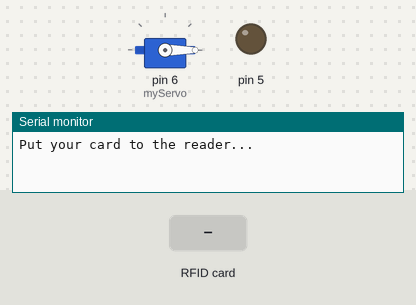
Bench run of a sketch on a simulated Arduino Uno, built with avr-gcc and run on an emulated ATmega328P. On the bench: servo, output pins drawn as LEDs (lit = HIGH), the last lines printed to the serial monitor. The test bench sets the inputs (shaded band). Pins used as bus, display or sensor lines are not drawn.

Above: at 8.2 s.
8.3 s: RFID card 5E 7A 19 C4 held to the reader
At 9.1 s:
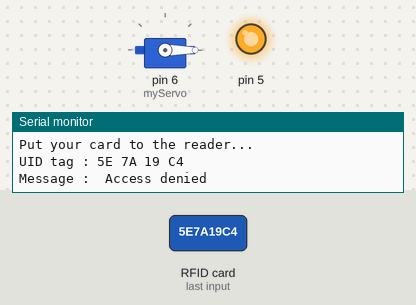
10.8 s: RFID card 76 07 BA F8 held to the reader
At 11.7 s:
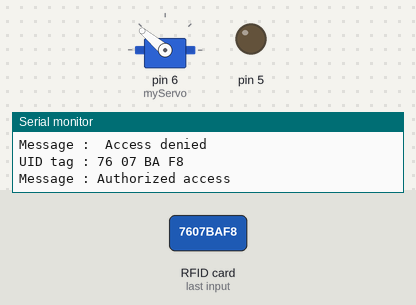
Timing chart, 0 to 18.8 s (numbered marks = the images above; inputs shaded):
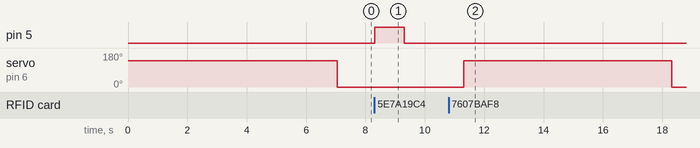

Measured:
- after the input at 8.3 s, pin 5: LOW → HIGH at once, → LOW 1.0 s later
- after the input at 10.8 s, servo on pin 6 (myServo): 0° → 140° after 0.51 s, → 0° 7.0 s later

The sketch:

Arduino-Security-Access-Lock-RFID-MFRC522.ino
```cpp
// WELCOME TO THE BACKBENCHERS YOUTUBE CHANNEL
// PLEASE SUBSCRIBE TO MY CHANNEL
// PRESS THE BELL ICON TO GET NOTIFIED MY LATEST VIDEO UPDATE
// THEANKS FOR WATCHING

#include <SPI.h>
#include <MFRC522.h>
#include <Servo.h>
#define SS_PIN 10
#define RST_PIN 9

MFRC522 mfrc522(SS_PIN, RST_PIN);   // Create MFRC522 instance.
Servo myServo; //define servo name

void setup()
{
  Serial.begin(9600);   // Initiate a serial communication
  SPI.begin();      // Initiate  SPI bus
  mfrc522.PCD_Init();   // Initiate MFRC522
  myServo.attach(6); //servo pin
   myServo.write(140);
    delay(7000);
  myServo.write(0); //servo start position

  Serial.println("Put your card to the reader...");
  Serial.println();
  pinMode(5,OUTPUT);

}
void loop()
{
  // Look for new cards
  if ( ! mfrc522.PICC_IsNewCardPresent())
  {
    return;
  }
  // Select one of the cards
  if ( ! mfrc522.PICC_ReadCardSerial())
  {
    return;
  }
  //Show UID on serial monitor
  Serial.print("UID tag :");
  String content= "";
  byte letter;
  for (byte i = 0; i < mfrc522.uid.size; i++)
  {
     Serial.print(mfrc522.uid.uidByte[i] < 0x10 ? " 0" : " ");
     Serial.print(mfrc522.uid.uidByte[i], HEX);
     content.concat(String(mfrc522.uid.uidByte[i] < 0x10 ? " 0" : " "));
     content.concat(String(mfrc522.uid.uidByte[i], HEX));
  }
  Serial.println();
  Serial.print("Message : ");
  content.toUpperCase();
  if (content.substring(1) == "76 07 BA F8") //change here the UID of the card/cards that you want to give access
  {
    Serial.println("Authorized access");
    Serial.println();
    delay(500);
    myServo.write(140);
    delay(7000);
    myServo.write(0);
  }

 else   {
    Serial.println(" Access denied");
    digitalWrite(5,HIGH);
    delay(1000);
    digitalWrite(5,LOW);
    delay(1000);
  }
}
```
